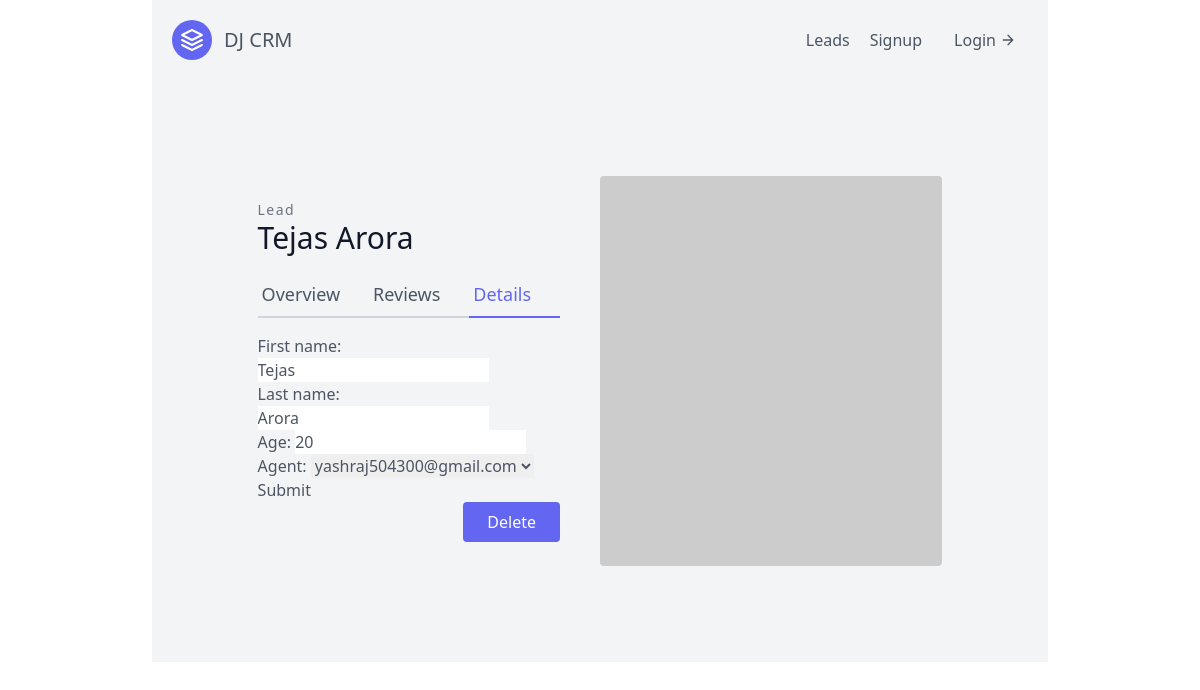
Page /leads/11/update/ on the committed database.
### leads/models.py (models this page shows, shortened)
class lead(models.Model):
  first_name = models.CharField(max_length=20)
  last_name = models.CharField(max_length=20)
  age = models.IntegerField(default=0)
  agent = models.ForeignKey("Agent", on_delete=models.CASCADE)

### leads/views.py (the view)
# urls.py: path('<int:pk>/update/', lead_update, name="lead-update"),
def lead_update(request, pk):
   Lead = lead.objects.get(id = pk)
   form = LeadModelForm(instance=Lead)
   if request.method == "POST":
      form = LeadModelForm(request.POST, instance=Lead)
      if form.is_valid():
         form.save()
         return redirect("/leads")
   context = {
      "form": form,
      "lead": Lead
     }
   return render (request, "leads/lead_update.html", context)

### leads/forms.py
class LeadModelForm(forms.ModelForm):
  class Meta:
    model = lead
    fields = (
      'first_name',
      'last_name',
      'age',
      'agent',
    )

### leads/models.py (called while the page is built)
  def __str__(self):
   return self.user.email

### leads/templates/leads/lead_update.html (shortened to what this page needs)
{% extends "base.html" %}
{% block content %}
<section class="text-gray-600 body-font overflow-hidden">
  <div class="container px-5 py-24 mx-auto">
    <div class="lg:w-4/5 mx-auto flex flex-wrap">
      <div class="lg:w-1/2 w-full lg:pr-10 lg:py-6 mb-6 lg:mb-0">
          <h2 class="text-sm title-font text-gray-500 tracking-widest">Lead</h2>
          <h1 class="text-gray-900 text-3xl title-font font-medium mb-4"> {{ lead.first_name}} {{ lead.last_name }} </h1>
          <div class="flex mb-4">
              <a href="{% url 'leads:lead-detail' lead.pk %} " class="flex-grow border-b-2 border-gray-300 py-2 text-lg px-1">
              Overview
              </a>
              <a class="flex-grow border-b-2 border-gray-300 py-2 text-lg px-1">
              Reviews
              </a>
              <a href="{% url 'leads:lead-update' lead.pk %}" class="flex-grow text-indigo-500 border-b-2 border-indigo-500 py-2 text-lg px-1">
              Details</a>
          </div>
          <form method="post">
          {{ form.as_p }}
          <button type="submit">Submit</submit>
          </form>
          <button class="flex ml-auto text-white bg-indigo-500 border-0 py-2 px-6 focus:outline-none hover:bg-indigo-600 rounded">Delete</button>
      </div>
      <img alt="ecommerce" class="lg:w-1/2 w-full lg:h-auto h-64 object-cover object-center rounded" src="https://dummyimage.com/400x400">
    </div>
  </div>
</section>
{% endblock content %}

### rows in the picture
lead: first_name "Tejas", last_name "Arora", age "20", agent "yashraj504300@gmail.com"
